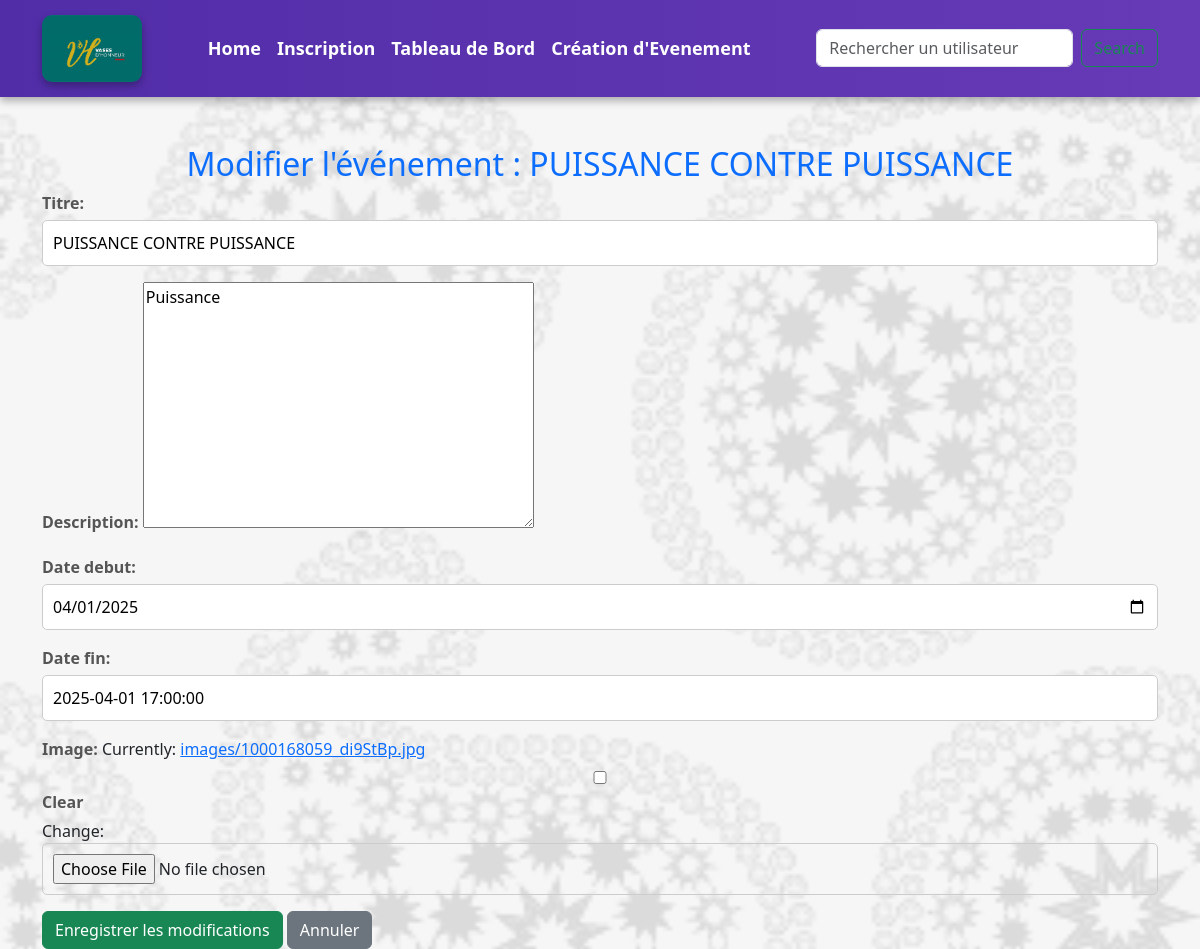
Page /modifier_evenement/1/ on the committed database.
### application/models.py (models this page shows, shortened)
class Evenement(models.Model):
    titre = models.CharField(max_length=200)
    description = models.TextField()
    date_debut = models.DateTimeField()
    date_fin = models.DateTimeField(blank=True, null=True)
    image = models.ImageField(null=True, blank=True, upload_to="images/")
    organisateur = models.CharField(max_length=250,blank=True, null=True)

### application/views.py (the view)
# urls.py: path("modifier_evenement/<int:evenement_id>/", views.modifier_evenement, name="modifier_evenement"),
def modifier_evenement(request, evenement_id):
    evenement = get_object_or_404(Evenement, id=evenement_id)
    if request.method == "POST":
        form = EvenementForm(request.POST, instance=evenement)
        if form.is_valid():
            form.save()
            messages.success(request, "Événement modifié avec succès !")
            return redirect('tableau_de_bord')
    else:
        form = EvenementForm(instance=evenement)
    return render(request, "modifier_evenement.html", {"form": form, "evenement": evenement})

### application/forms.py
class EvenementForm(forms.ModelForm):
    class Meta:
        model = Evenement
        fields = ['titre', 'description', 'date_debut', 'date_fin', 'image']
        widgets = {
            'date_debut': forms.DateInput(attrs={'type': 'date', 'format': '%d-%m-%Y'}),
        }

### application/templates/modifier_evenement.html (shortened to what this page needs)
{% extends "base.html" %}
{% block content %}
<div class="container mt-5">
    <h2 class="text-center text-primary">Modifier l'événement : {{ evenement.titre }}</h2>
    <form method="post">
        {{ form.as_p }}
        <button type="submit" class="btn btn-success">Enregistrer les modifications</button>
        <a href="{% url 'tableau_de_bord' %}" class="btn btn-secondary">Annuler</a>
    </form>
</div>
{% endblock %}

### application/static/css/base.css (style rules this page uses)
body { background: url('/static/img/paisley.png') no-repeat center center fixed; background-size: cover; font-family: "Arial", sans-serif; color: #333; margin: 0; padding: 0; }
h2 { font-size: 2em; color: #007bff; margin-bottom: 20px; text-align: center; }
label { display: block; font-weight: bold; margin-bottom: 5px; color: #555; }
input, select { width: 100%; padding: 10px; margin: 0; border: 1px solid #ccc; border-radius: 5px; font-size: 1em; box-sizing: border-box; }

### rows in the picture
Evenement: titre "PUISSANCE CONTRE PUISSANCE", description "Puissance", date_debut "04/01/2025", date_fin "2025-04-01 17:00:00"
